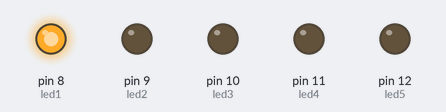
The sketch below on a simulated Arduino Uno, built with avr-gcc and run on an emulated ATmega328P. Parts: output pins drawn as LEDs (lit = HIGH).

Above: at 0.1 s.
At 0.6 s:
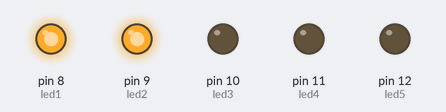
At 1.1 s:
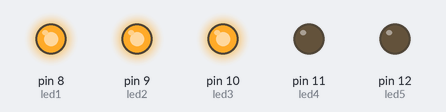
At 1.6 s:
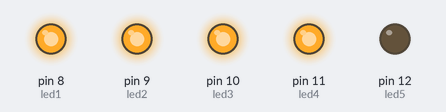
At 2.1 s:
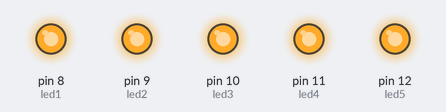
Timing chart, 0 to 3.6 s (numbered marks = the images above):
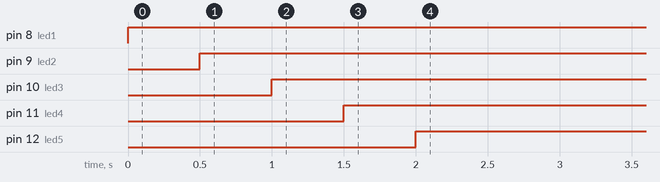

Measured:
- by itself, pin 8 (led1): LOW → HIGH at 0.00 s
- by itself, pin 9 (led2): LOW → HIGH at 0.50 s
- by itself, pin 10 (led3): LOW → HIGH at 1.0 s
- by itself, pin 11 (led4): LOW → HIGH at 1.5 s
- by itself, pin 12 (led5): LOW → HIGH at 2.0 s

The sketch:

guia_n_27.ino
```cpp
#define led1 8
#define led2 9
#define led3 10
#define led4 11
#define led5 12

int vector[] = {led1, led2, led3, led4, led5};

void setup()
{
  pinMode(led1, OUTPUT);
  pinMode(led2, OUTPUT);
  pinMode(led3, OUTPUT);
  pinMode(led4, OUTPUT);
  pinMode(led5, OUTPUT);
}

void loop()
{
  for(int i = 0; i < (sizeof(vector)/sizeof(int)); i++)
  {
    digitalWrite(vector[i], HIGH);
    delay(500);
  }
}
```
